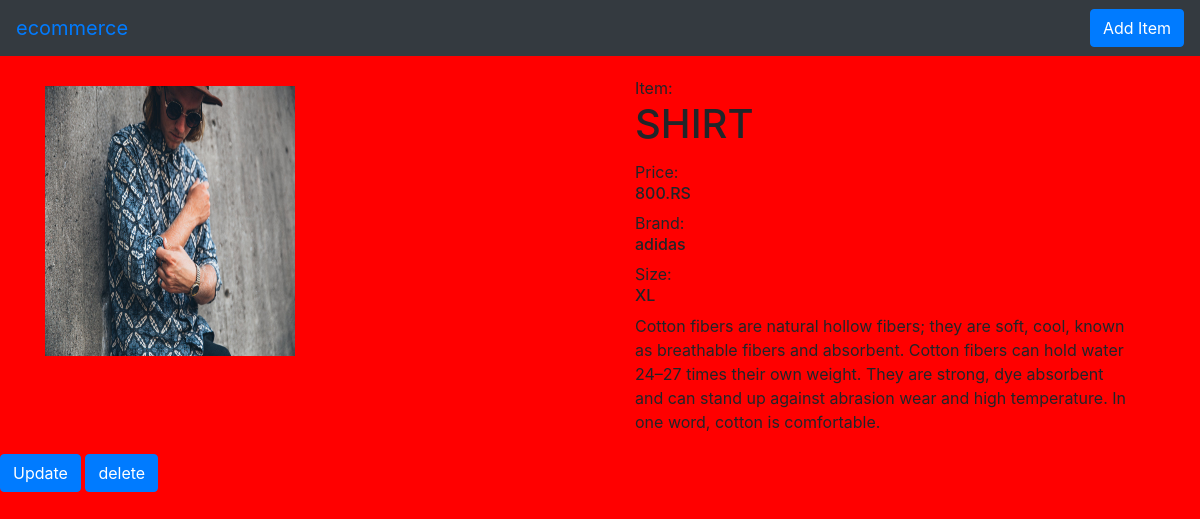
Screenshot of /view/1/ with the database file from the repository.
### susiapp/models.py (models this page shows, shortened)
class ecommerce(models.Model):
    name=models.CharField(max_length=150)
    price=models.IntegerField()
    brand=models.TextField()
    size=models.TextField()
    details=models.TextField()
    image=models.ImageField(upload_to="image")
    class Meta:
        verbose_name_plural='ecommerce'

### susiapp/views.py (the view)
# urls.py: path("view/<int:susi_id>/", views.detail, name='view'),
def detail(request,susi_id):
    a=ecommerce.objects.get(id=susi_id)
    return render(request,'view.html',{'name':a})

### templates/view.html
{% extends 'base.html' %}
{% block body %}
<div class="container">
    <div class="row">
        <div class="col-md-6">
  <img class="card-img-top" src="{{name.image.url}}" style="height:300px;width:250px;padding-top:30px;" alt="Card image cap">
        </div>
        <div class="col-md-6">
            <div class="card-body">
   Item: <h1 class="card-title">{{name.name}}</h1>
    Price:<h6 class="card-text">{{name.price}}.RS</h6>
               Brand: <h6 class="card-text">{{name.brand}}</h6>
                Size:<h6 class="card-text">{{name.size}}</h6>
        <p class="card-text">{{name.details}}</p>
  </div>
</div>
    </div>
</div>
<a class='btn btn-primary' href="{% url 'update' name.id %}" >Update</a>
<a class="btn btn-primary" href="{% url 'delete' name.id %}"> delete</a>
{% endblock %}

### static/style.css (style rules this page uses)
body { background-color:red; }

### rows the page displays
ecommerce: image (picture), name "SHIRT", price "800", brand "adidas", size "XL", details "Cotton fibers are natural hollow fibers; they are soft, cool, known as breathable fibers and absorbent. Cotton fibers can hold water 24–27 times their own weight. They are strong, dye absorbent and can stand up against abrasion wear and high temperature. In one word, cotton is comfortable."
